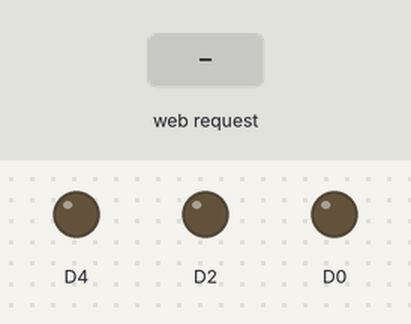
This program was run on a simulated ESP8266 (NodeMCU). Parts: output pins drawn as LEDs (lit = HIGH). The test bench sets the inputs (shaded band). WiFi joins after 1.5 s; servers stay silent unless stated; what the program prints to the serial monitor is not drawn.

Above: at 1.2 s.
1.3 s: HTTP request GET /LED1ON received
At 2.5 s:
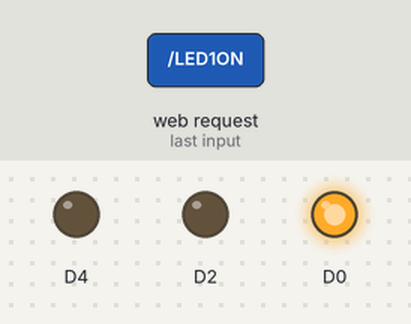
2.8 s: HTTP request GET /LED2ON received
At 3.8 s:
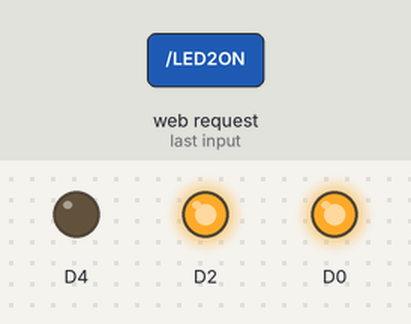
4.3 s: HTTP request GET /LED3ON received
At 4.9 s:
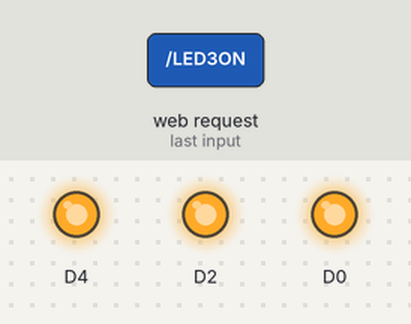
5.8 s: HTTP request GET /LED1OFF received
At 7.0 s:
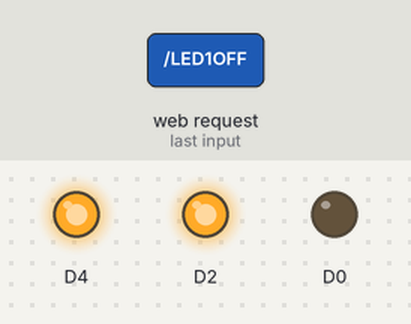
7.3 s: HTTP request GET /LED2OFF received
At 8.4 s:
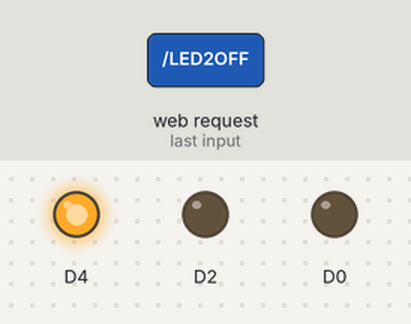
8.8 s: HTTP request GET /LED3OFF received
At 9.5 s:
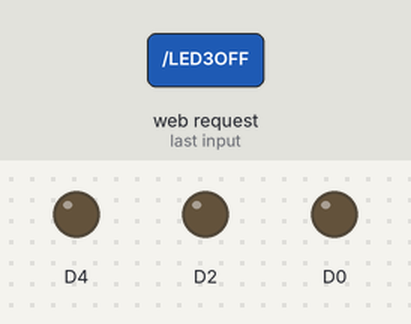
Timing chart, 0 to 11.3 s (numbered marks = the images above; inputs shaded):
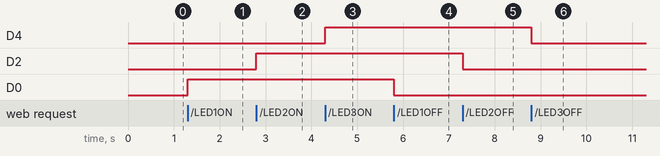

The program:

main.cpp
```cpp
#include <Arduino.h>
#include <ESP8266WiFi.h>
#include <WiFiClient.h>
#include <ESP8266WebServer.h>

const char* ssid = "Imina";
const char* password = "jiyongeomma";

ESP8266WebServer server(80);
String webpage;

void setup() {
Serial.begin(9600);
delay(10);

pinMode(D0, OUTPUT);
pinMode(D2, OUTPUT);
pinMode(D4, OUTPUT);

// Connect to WiFi network
Serial.println();
Serial.print("Konfigurasi akses poin...");

// Mengatur WiFi
WiFi.mode(WIFI_AP);
WiFi.begin(ssid, password);

// Cek status koneksi
Serial.println("IP address: ");
Serial.println(WiFi.softAPIP());

//Isi dari Webpage
webpage+= "<h1> Web control ESP8266</h1>";
webpage+= "<h2> Hasna</h2>";
webpage+= "<p> LED 1 : ";
webpage+= "<a href=\"LED1ON\"\"><button>ON</button></a><a href=\"LED1OFF\"\"><button>OFF</button></a></p><br>";
webpage+= "<p>LED 2 : ";
webpage+= "<a href=\"LED2ON\"\"><button>ON</button></a><a href=\"LED2OFF\"\"><button>OFF</button></a></p><br>";
webpage+= "<p>LED 3 : ";
webpage+= "<a href=\"LED3ON\"\"><button>ON</button></a><a href=\"LED3OFF\"\"><button>OFF</button></a></p><br>";

// Membuat tampilan Webpage
server.on("/", []() {
  server.send(200, "text/html", webpage);
});

// Bagian ini untuk merespon perintah yang masuk
server.on("/LED1ON", [](){
  server.send(200, "text/html", webpage);
  digitalWrite(D0,HIGH);
  delay(1000);
});
server.on("/LED2ON", [](){
  server.send(200, "text/html", webpage);
  digitalWrite(D2,HIGH);
  delay(1000);
});
server.on("/LED3ON", [](){
  server.send(200, "text/html", webpage);
  digitalWrite(D4,HIGH);
  delay(1000);
});
server.on("/LED1OFF", [](){
  server.send(200, "text/html", webpage);
  digitalWrite(D0,LOW);
  delay(1000);
});
server.on("/LED2OFF", [](){
  server.send(200, "text/html", webpage);
  digitalWrite(D2,LOW);
  delay(1000);
});
server.on("/LED3OFF", [](){
  server.send(200, "text/html", webpage);
  digitalWrite(D4,LOW);
  delay(1000);
});

server.begin();
Serial.println("Webserver dijalankan");
}

void loop() {
  server.handleClient();
}
```

Measured:
- after the input at 1.3 s, D0: LOW → HIGH at once
- after the input at 2.8 s, D2: LOW → HIGH at once
- after the input at 4.3 s, D4: LOW → HIGH at once
- after the input at 5.8 s, D0: HIGH → LOW at once
- after the input at 7.3 s, D2: HIGH → LOW at once
- after the input at 8.8 s, D4: HIGH → LOW at once
